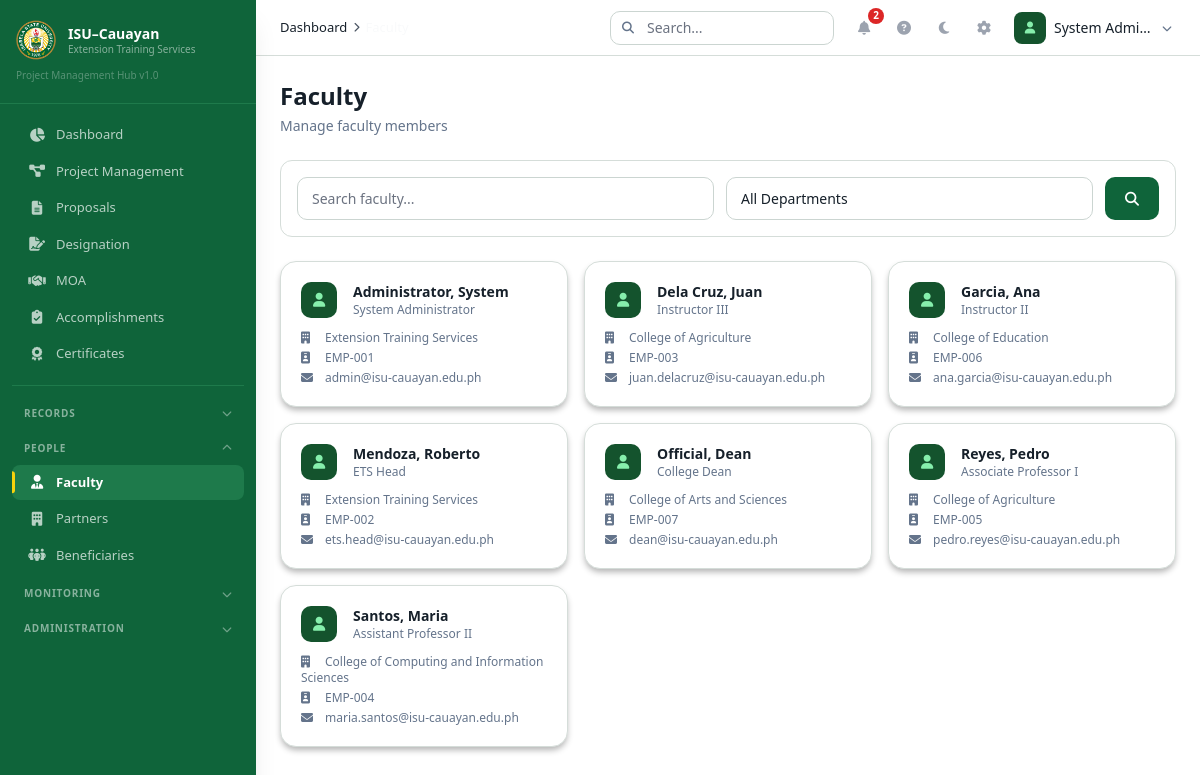
The page /index.php?module=faculty (signed in) on the database as committed earlier.
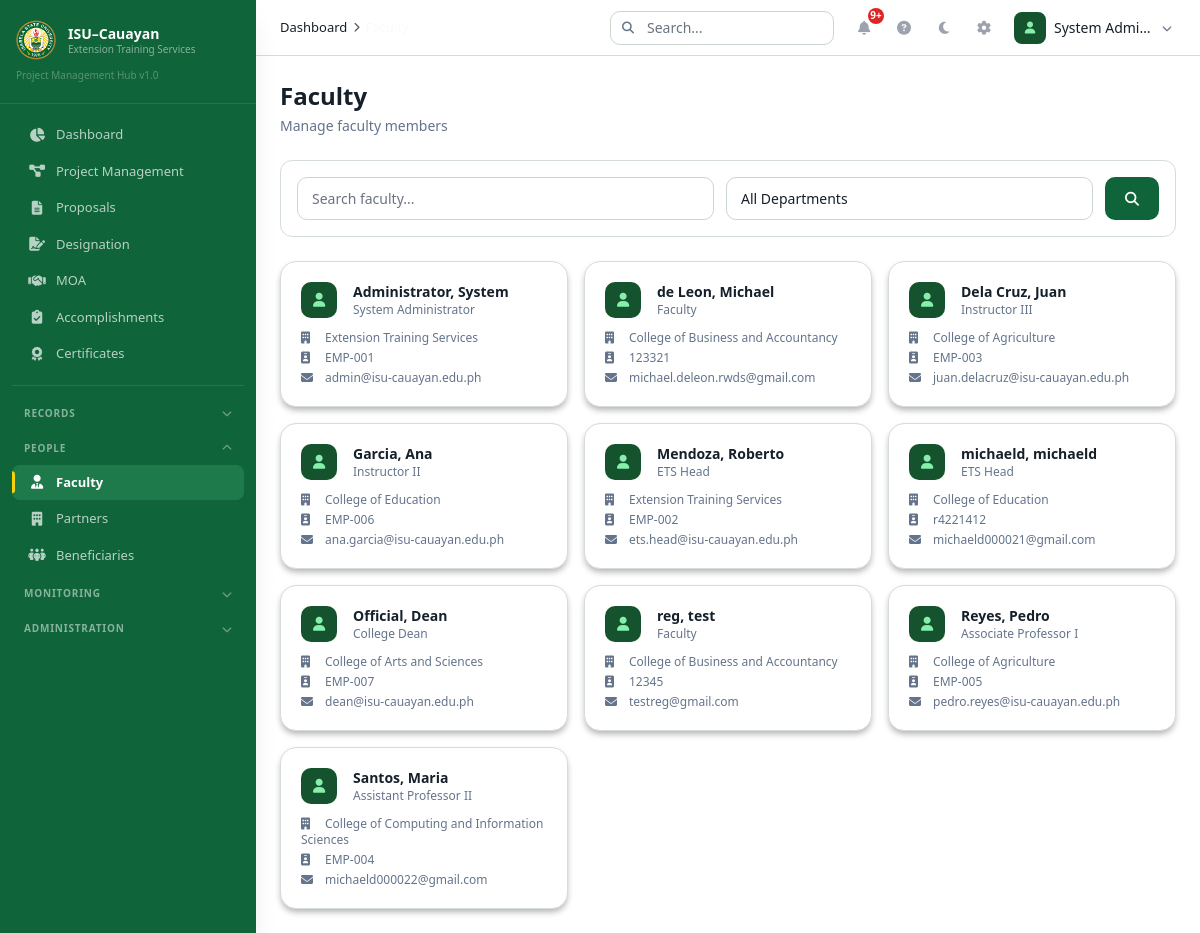
The same page on the database as committed later.
### tables this page shows
CREATE TABLE `faculty_profiles` (
  `id` int(11) NOT NULL,
  `user_id` int(11) NOT NULL,
  `employee_id` varchar(20) NOT NULL,
  `first_name` varchar(100) NOT NULL,
  `last_name` varchar(100) NOT NULL,
  `middle_name` varchar(100) DEFAULT NULL,
  `department_id` int(11) DEFAULT NULL,
  `position` varchar(100) DEFAULT NULL,
  `contact_number` varchar(20) DEFAULT NULL,
  `email` varchar(100) DEFAULT NULL,
  `specialization` text DEFAULT NULL,
  `is_extensionist` tinyint(1) NOT NULL DEFAULT 0,
  `profile_picture` varchar(255) DEFAULT NULL,
  `created_at` datetime NOT NULL DEFAULT current_timestamp(),
  `updated_at` datetime NOT NULL DEFAULT current_timestamp() ON UPDATE current_timestamp()
);

CREATE TABLE `departments` (
  `id` int(11) NOT NULL,
  `name` varchar(150) NOT NULL,
  `code` varchar(20) DEFAULT NULL,
  `is_active` tinyint(1) NOT NULL DEFAULT 1,
  `created_at` datetime NOT NULL DEFAULT current_timestamp()
);

CREATE TABLE `users` (
  `id` int(11) NOT NULL,
  `username` varchar(50) NOT NULL,
  `email` varchar(100) NOT NULL,
  `password` varchar(255) NOT NULL,
  `role` enum('admin','faculty','viewer') NOT NULL DEFAULT 'faculty',
  `is_active` tinyint(1) NOT NULL DEFAULT 1,
  `registration_status` enum('approved','pending','rejected') NOT NULL DEFAULT 'approved',
  `registration_reviewed_by` int(11) DEFAULT NULL,
  `registration_reviewed_at` datetime DEFAULT NULL,
  `registration_rejection_reason` varchar(500) DEFAULT NULL,
  `email_verified` tinyint(1) NOT NULL DEFAULT 0,
  `last_login` datetime DEFAULT NULL,
  `last_password_change` datetime DEFAULT NULL,
  `created_at` datetime NOT NULL DEFAULT current_timestamp(),
  `updated_at` datetime NOT NULL DEFAULT current_timestamp() ON UPDATE current_timestamp(),
  `deleted_at` datetime DEFAULT NULL
);

### controllers/Controllers.php (called while the page is built, shortened)
<?php
require_once __DIR__ . '/../config/helpers.php';
require_once __DIR__ . '/../models/FacultyModel.php';
class FacultyController {
    public function index() {
        $page = max(1, intval($_GET['page'] ?? 1));
        $limit = ITEMS_PER_PAGE;
        $offset = ($page - 1) * $limit;
        $model = new FacultyModel();
        $result = $model->getAll($_GET['search'] ?? '', $_GET['department'] ?? '', $limit, $offset);
        require_once __DIR__ . '/../layouts/header.php';
        require_once __DIR__ . '/../views/faculty/index.php';
        require_once __DIR__ . '/../layouts/footer.php';
    }
}

### config/helpers.php (called while the page is built, shortened)
<?php
require_once __DIR__ . '/Database.php';
function db() { return Database::getInstance()->getConnection(); }
function currentUser() {
    return [
        'id' => $_SESSION['user_id'] ?? null,
        'username' => $_SESSION['username'] ?? '',
        'email' => $_SESSION['email'] ?? '',
        'role' => $_SESSION['role'] ?? '',
        'name' => $_SESSION['user_name'] ?? '',
    ];
}
function e($str) { return htmlspecialchars($str ?? '', ENT_QUOTES, 'UTF-8'); }
function getUnreadNotificationCount($userId) {
    $stmt = db()->prepare("SELECT COUNT(*) as count FROM notifications WHERE user_id = ? AND is_read = 0");
    $stmt->execute([$userId]);
    return $stmt->fetch()['count'];
}
function getSetting($key, $default = '') {
    $stmt = db()->prepare("SELECT setting_value FROM settings WHERE setting_key = ?");
    $stmt->execute([$key]);
    $result = $stmt->fetch();
    return $result ? $result['setting_value'] : $default;
}

### models/BaseModel.php (called while the page is built, shortened)
<?php
class BaseModel {
    public function __construct() { $this->db = db(); }
}

### config/Database.php (called while the page is built, shortened)
<?php
class Database {
    private static $instance = null;
    private $conn;
    private function __construct() {
        try {
            $dsn = "mysql:host=" . DB_HOST . ";dbname=" . DB_NAME . ";charset=" . DB_CHARSET;
            $this->conn = new PDO($dsn, DB_USER, DB_PASS, [
                PDO::ATTR_ERRMODE => PDO::ERRMODE_EXCEPTION,
                PDO::ATTR_DEFAULT_FETCH_MODE => PDO::FETCH_ASSOC,
                PDO::ATTR_EMULATE_PREPARES => false,
            ]);
        } catch (PDOException $e) {
            die("Database connection failed: " . $e->getMessage());
        }
    }
    public static function getInstance() {
        if (self::$instance === null) self::$instance = new self();
        return self::$instance;
    }
    public function getConnection() { return $this->conn; }
}

### models/FacultyModel.php (called while the page is built, shortened)
<?php
require_once __DIR__ . '/BaseModel.php';
class FacultyModel extends BaseModel {
    public function getAll($search = '', $department = '', $limit = 10, $offset = 0) {
        $where = " WHERE 1=1";
        $params = [];
        $countStmt = $this->db->prepare("SELECT COUNT(*) as count FROM faculty_profiles fp{$where}");
        $countStmt->execute($params);
        $total = $countStmt->fetch()['count'];
        $sql = "SELECT fp.*, u.username, u.email as user_email, u.role, u.last_login, d.name as department_name FROM faculty_profiles fp JOIN users u ON fp.user_id = u.id LEFT JOIN departments d ON fp.department_id = d.id WHERE u.deleted_at IS NULL" . ($search ? " AND (fp.first_name LIKE ? OR fp.last_name LIKE ? OR fp.employee_id LIKE ?)" : "") . ($department ? " AND fp.department_id = ?" : "") . " ORDER BY fp.last_name, fp.first_name LIMIT ? OFFSET ?";
        $p2 = [];
        $p2[] = $limit; $p2[] = $offset;
        $stmt = $this->db->prepare($sql);
        $stmt->execute($p2);
        return ['data' => $stmt->fetchAll(), 'total' => $total];
    }
}

### views/faculty/index.php (the view, shortened to what the rows shown need)
<div class="flex flex-col md:flex-row md:items-center justify-between gap-4 mb-6">
    <div><h1 class="text-2xl font-bold text-[#F9FAFB]">Faculty</h1><p class="text-[#9CA3AF] text-sm mt-1">Manage faculty members</p></div>
</div>
<div class="filter-bar mb-6">
    <form method="GET" class="flex flex-col md:flex-row gap-3">
        <div class="flex-1"><input type="text" name="search" placeholder="Search faculty..." value="<?= e($_GET['search'] ?? '') ?>" class="filter-input"></div>
        <select name="department" class="filter-select"><option value="">All Departments</option></select>
        <button type="submit" class="btn-primary"><i class="fas fa-search"></i></button>
    </form>
</div>
<div id="facultyTable">
    <div class="grid grid-cols-1 md:grid-cols-2 lg:grid-cols-3 gap-4">
        <?php if(empty($result['data'])): ?>
            <div class="col-span-full"><div class="empty-state"><div class="empty-state-icon"><i class="fas fa-user-tie"></i></div><h3 class="empty-state-title">No faculty found</h3></div></div>
        <?php else: ?>
            <?php foreach($result['data'] as $i=>$f): ?>
                <div class="card p-5 animate-fade-in cursor-pointer hover:border-[#0F643A] transition-colors" style="animation-delay:<?= $i*0.05 ?>s" onclick="viewFaculty(<?= $f['id'] ?>, this)" data-loading>
                    <div class="flex items-center gap-4 mb-3">
                        <div class="avatar"><i class="fas fa-user"></i></div>
                        <div class="flex-1 min-w-0">
                            <h3 class="text-sm font-semibold text-[#F9FAFB] truncate"><?= e($f['last_name'].', '.$f['first_name']) ?></h3>
                            <p class="text-xs text-[#9CA3AF]"><?= e($f['position'] ?? '') ?></p>
                        </div>
                    </div>
                    <div class="space-y-1">
                        <p class="text-xs text-[#9CA3AF]"><i class="fas fa-building mr-2 w-4"></i><?= e($f['department_name'] ?? '-') ?></p>
                        <p class="text-xs text-[#9CA3AF]"><i class="fas fa-id-badge mr-2 w-4"></i><?= e($f['employee_id']) ?></p>
                        <p class="text-xs text-[#9CA3AF]"><i class="fas fa-envelope mr-2 w-4"></i><?= e($f['user_email'] ?? '-') ?></p>
                    </div>
                </div>
            <?php endforeach; ?>
        <?php endif; ?>
    </div>
</div>

### layouts/topnav.php (shortened to what the rows shown need)
<?php
$user = currentUser();
$notifCount = getUnreadNotificationCount($user['id']);
$currentPage = $_GET['module'] ?? 'dashboard';
$pageLabels = [
    'dashboard' => 'Dashboard',
    'programs' => 'Programs',
    'projects' => 'Project Management',
    'project-files' => 'Project Files',
    'designations' => 'Designation',
    'components' => 'Components',
    'activities' => 'Activities',
    'faculty' => 'Faculty',
    'proposals' => 'Proposals',
    'documents' => 'Documents',
    'explorer' => 'Drive',
    'reports' => 'Accomplishments',
    'moa' => 'MOA',
    'certificates' => 'Certificates',
    'partners' => 'Partner Agencies',
    'beneficiaries' => 'Beneficiaries',
    'notifications' => 'Notifications',
    'audit-logs' => 'Audit Logs',
    'settings' => 'Settings',
];
$breadcrumbs = [['label' => 'Dashboard', 'url' => SITE_URL . '/index.php']];
if ($currentPage !== 'dashboard') {
    $breadcrumbs[] = ['label' => $pageLabels[$currentPage] ?? ucfirst($currentPage), 'url' => SITE_URL . '/index.php?module=' . $currentPage];
}
?>
<header class="bg-[#1F2937] border-b border-[#374151] h-14 flex items-center justify-between px-4 md:px-6 sticky top-0 z-30">
    <div class="flex items-center gap-4">
        <nav class="breadcrumb hidden md:flex" aria-label="Breadcrumb">
            <?php foreach ($breadcrumbs as $i => $crumb): ?>
                <?php if ($i > 0): ?>
                    <span class="breadcrumb-separator"><i class="fas fa-chevron-right"></i></span>
                <?php endif; ?>
                <?php if ($crumb['url'] && $i < count($breadcrumbs) - 1): ?>
                    <a href="<?= $crumb['url'] ?>" class="breadcrumb-item hover:text-[#D1D5DB] transition-colors"><?= $crumb['label'] ?></a>
                <?php else: ?>
                    <span class="breadcrumb-item active"><?= $crumb['label'] ?></span>
                <?php endif; ?>
            <?php endforeach; ?>
        </nav>
    </div>
    <div class="flex items-center gap-1">
        <div class="hidden lg:block mr-2">
            <form action="<?= SITE_URL ?>/index.php" method="GET">
                <div class="relative">
                    <i class="fas fa-search absolute left-3 top-1/2 -translate-y-1/2 text-[#6B7280] text-xs"></i>
                    <input type="text" name="q" placeholder="Search..." class="filter-input pl-9 w-56 text-sm py-1.5" value="<?= e($_GET['q'] ?? '') ?>">
                </div>
            </form>
        </div>
        <div class="relative" id="notif-dropdown-container">
            <button onclick="toggleNotifDropdown()" class="action-btn relative" aria-label="Notifications">
                <i class="fas fa-bell text-sm"></i>
                <?php if ($notifCount > 0): ?>
                    <span class="absolute -top-0.5 -right-0.5 bg-[#DC2626] text-white text-[10px] rounded-full w-4 h-4 flex items-center justify-center font-bold" id="notif-badge"><?= $notifCount > 9 ? '9+' : $notifCount ?></span>
                <?php endif; ?>
            </button>
        </div>
        <button onclick="openUserManual()" class="action-btn" aria-label="User Manual" title="User Manual">
            <i class="fas fa-question-circle text-sm"></i>
        </button>
        <button onclick="toggleTheme()" class="action-btn" id="theme-toggle" aria-label="Switch theme" title="Switch theme">
        </button>
        <?php if ($user['role'] === 'admin'): ?>
            <a href="<?= SITE_URL ?>/index.php?module=settings" class="action-btn" aria-label="Settings">
                <i class="fas fa-cog text-sm"></i>
            </a>
        <?php endif; ?>
        <div class="relative ml-1" id="user-dropdown-container">
            <button onclick="toggleUserDropdown()" class="flex items-center gap-2 p-1 rounded-lg hover:bg-[#324152] transition-colors">
                <div class="w-8 h-8 bg-[#14532D] rounded-lg flex items-center justify-center">
                    <i class="fas fa-user text-[#86EFAC] text-xs"></i>
                </div>
                <span class="hidden md:block text-sm font-medium text-[#F9FAFB] max-w-[100px] truncate"><?= e($user['name'] ?: $user['username']) ?></span>
                <i class="fas fa-chevron-down text-[10px] text-[#6B7280] hidden md:block"></i>
            </button>
        </div>
    </div>
</header>

Rows that differ between the two databases and show on the page:
added faculty_profiles: last_name+first_name "de Leon, Michael", position "Faculty", department.name "College of Business and Accountancy", employee "123321", user.email "michael.deleon.rwds@gmail.com"
added faculty_profiles: last_name+first_name "michaeld, michaeld", position "ETS Head", department.name "College of Education", employee "r4221412", user.email "michaeld000021@gmail.com"
added faculty_profiles: last_name+first_name "reg, test", position "Faculty", department.name "College of Business and Accountancy", employee "12345", user.email "testreg@gmail.com"
changed through a linked row, faculty_profiles "Santos, Maria": user.email "maria.santos@isu-cauayan.edu.ph" → "michaeld000022@gmail.com"
Other text that changed with them:
$notifCount: "2" → (not shown)
text now shown: "9+"
